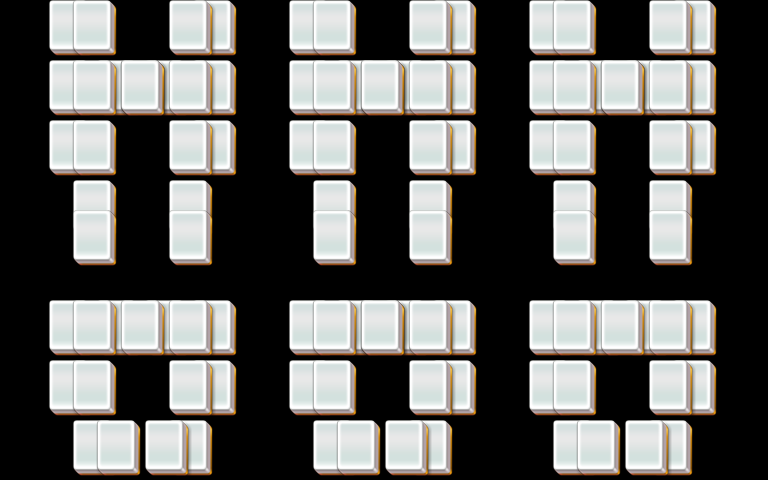

A 2D game scene composited from a Tiled map and its tileset images. What follows is a short description and the map's XML, with each tile layer's data collapsed to a summary:
An orthogonal 32x16 tile map with 24x30 px tiles, 5 tile layers (layer1, layer2, layer3, layer4, ...).

<map version="1.0" orientation="orthogonal" width="32" height="16" tilewidth="24" tileheight="30">
 <properties>
  <property name="species" value="20" />
 </properties>
 <tileset firstgid="1" name="mahjong" tilewidth="48" tileheight="60">
  <image source="mahjong.png" width="48" height="60" />
 </tileset>
 <layer name="layer1" width="32" height="16">
  <data>[512 cells, 54 non-empty, 1 distinct tile ids]</data>
 </layer>
 <layer name="layer2" width="32" height="16">
  <data>[512 cells, 48 non-empty, 1 distinct tile ids]</data>
 </layer>
 <layer name="layer3" width="32" height="16">
  <data>[512 cells, 4 non-empty, 1 distinct tile ids]</data>
 </layer>
 <layer name="layer4" width="32" height="16">
  <data>[512 cells, 0 non-empty, 0 distinct tile ids]</data>
 </layer>
 <layer name="layer5" width="32" height="16">
  <data>[512 cells, 0 non-empty, 0 distinct tile ids]</data>
 </layer>
</map>
